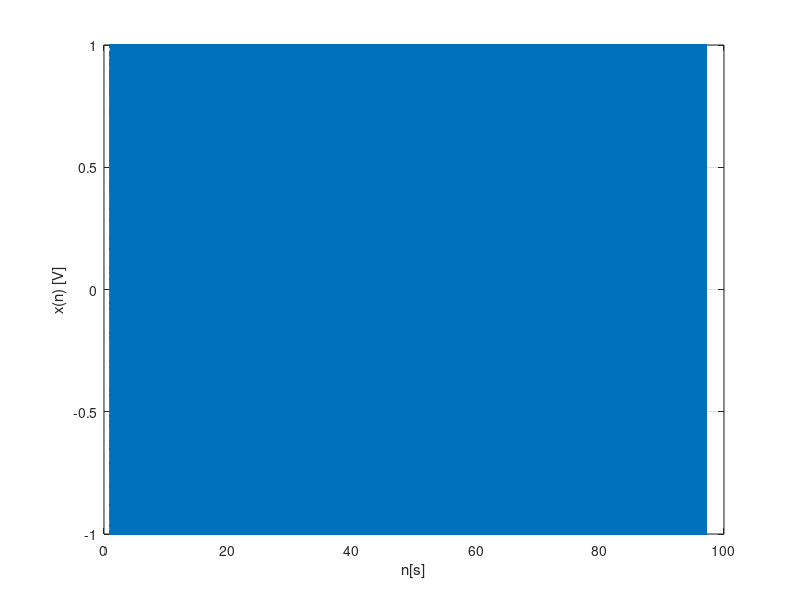

MATLAB code to generate this figure:
clear 
clc

T=75+rand()*150; #T (75,225)
n=(1:0.001:T); %[s]
A=1;
f=10+rand()*190; %rand(10,200)
x=A*sin(2*pi*f*n);
plot(n,x,'.-')
#stem(n,x,'.-') #pokazuje wszytskie rzedne badanej funkcji
grid on %wyswietla siatke
xlabel('n[s]')
ylabel('x(n) [V]')